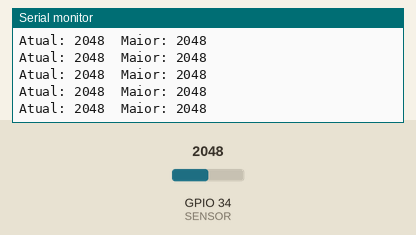
The sketch below on a simulated ESP32. Shown: the last lines printed to the serial monitor. Inputs (shaded band) come from the test bench; at power-on: GPIO 34 (SENSOR) = 2048.

Above: at 1.2 s.
1.3 s: GPIO 34 (SENSOR) set to 2866
At 1.68 s:
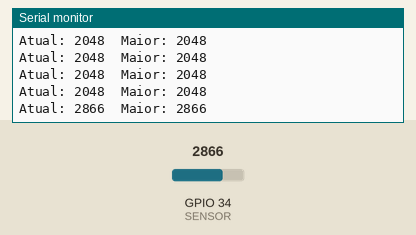
2.8 s: GPIO 34 (SENSOR) set to 3603
At 2.93 s:
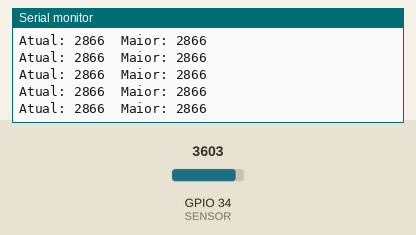
Timing chart, 0 to 5.8 s (numbered marks = the images above; inputs shaded):
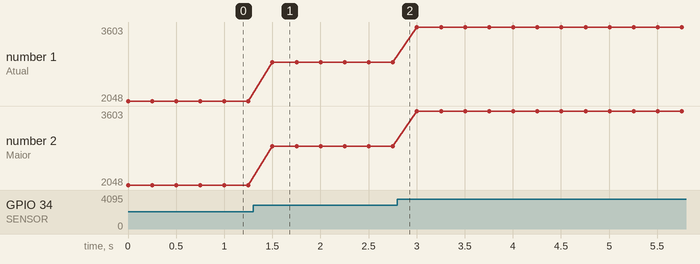

Measured:
- after the input at 1.3 s, the serial monitor: prints a new line after 0.20 s (image 1)
- plotted number 1: 2048 → 2866 after the input at 1.3 s, 2866 → 3603 after the input at 2.8 s
- plotted number 2: 2048 → 2866 after the input at 1.3 s, 2866 → 3603 after the input at 2.8 s

The sketch:

le_maior_impacto.ino
```cpp
// Código que monitora o sensor e imprime o valor lido (entre 0 e 4095)
// no display serial;
// Guarda o maior impacto lido e o atualiza se um próximo valor lido o superar

#define SENSOR 34

int maiorImpacto = 0;

void setup() {
  Serial.begin(115200); // visualizar na serial
}

void loop() {

  int valor = analogRead(SENSOR);

  if(valor > maiorImpacto){
    maiorImpacto = valor;
  }

  // comparando o soco atual com o maior valor
  Serial.print("Atual: ");
  Serial.print(valor);

  Serial.print("  Maior: ");
  Serial.println(maiorImpacto);

  delay(250);
}
```
